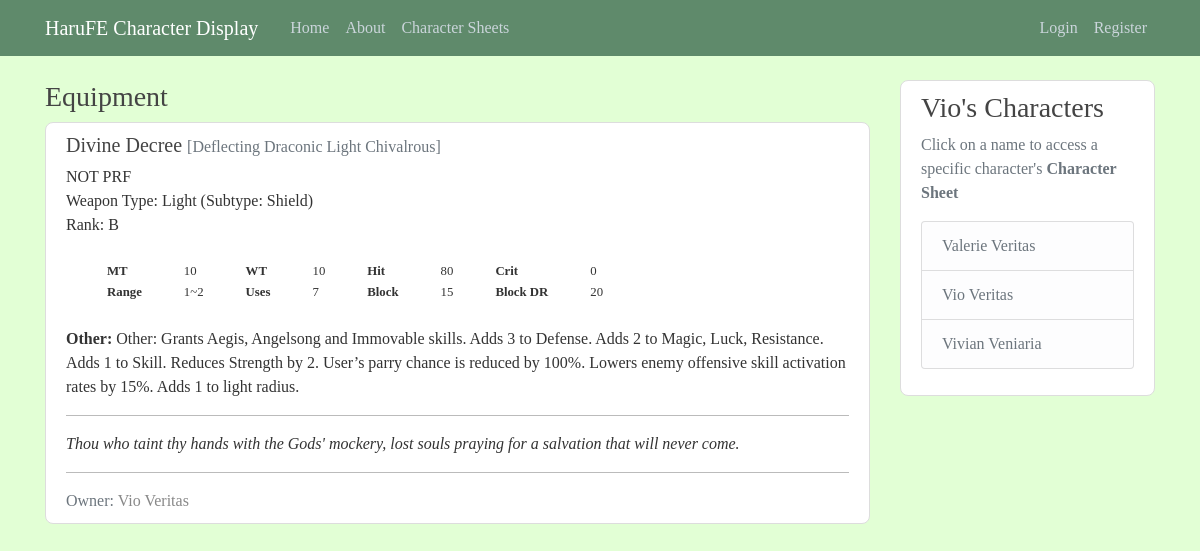
The page /charsheet/equipment/2/ on the database its author committed.
### charsheet/models.py (models this page shows, shortened)
class Equipment(models.Model):
	TYPES = [
		('SW', 'Sword'),
		('LA', 'Lance'),
		('AX', 'Axe'),
		('BO', 'Bow'),
		('FI', 'Fire'),
		('TH', 'Thunder'),
		('WI', 'Wind'),
		('LI', 'Light'),
		('DA', 'Dark'),
		('ST', 'Staff'),
		('DS', 'Dragonstone'),
		('DG', 'Dagger'),
		('TO', 'Tool'),
		('OH', 'Offhand'),
		('SH', 'Shield'),
		('CH', 'Charm'),
		('RI', 'Ring'),
		('EQ', 'Equipment'),
		('NO', 'None'),
	]
	RANKS = [
		('S', 'S'),
		('A', 'A'),
		('B', 'B'),
		('C', 'C'),
		('D', 'D'),
		('E', 'E'),
	]
	rp_name = models.CharField(max_length = 64)
	bot_name = models.CharField(max_length = 128)
	prf = models.BooleanField(default=False)
	weapon_type = models.CharField(max_length=2, choices=TYPES)
	subtype = models.CharField(max_length=2, choices=TYPES)
	rank = models.CharField(max_length=1, choices=RANKS)
	might = models.IntegerField(default = -256)
	weight = models.IntegerField(default = -256)
	hit = models.IntegerField(default = -256)
	crit = models.IntegerField(default = -256)
	rng_min = models.IntegerField(default = 0)
	rng_max = models.IntegerField(default = 0)
	uses = models.PositiveIntegerField(default = 0)
	block = models.IntegerField(default = -256)
	block_dr = models.IntegerField(default = -256)
	other = models.TextField(blank=True, default='')
	epithet = models.TextField(blank=True, default='')
	owner = models.ForeignKey(CharacterSheet, on_delete=models.CASCADE)

class CharacterSheet(models.Model):
	STATS = [
		('HP', 'HP'),
        ('STR', 'STRENGTH'),
        ('MAG', 'MAGIC'),
        ('SKL', 'SKILL'),
        ('SPD', 'SPEED'),
        ('LCK', 'LUCK'),
        ('DEF', 'DEFENSE'),
        ('RES', 'RESISTANCE'),
        ('CON', 'CONSTITUTION'),
	]
	AFFINITIES = [
		('FI', 'FIRE'),
    	('WA', 'WATER'),
    	('EA', 'EARTH'),
    	('WI', 'WIND'),
    	('TH', 'THUNDER'),
    	('IC', 'ICE'),
    	('LI', 'LIGHT'),
    	('DA', 'DARK'),
    	('VO', 'VOID'),
    ]
	name = models.CharField(max_length = 32)
	level = models.IntegerField()
	origin = models.CharField(max_length = 32)
	affinity = models.CharField(max_length=2, choices=AFFINITIES)
	boon = models.CharField(max_length=3, choices=STATS)
	bane = models.CharField(max_length=3, choices=STATS)
	date_created = models.DateField(default=timezone.now)
	role = models.ForeignKey(Role, on_delete=models.CASCADE)
	user = models.ForeignKey(User, related_name="User", null=True, on_delete=models.CASCADE)

### charsheet/views.py (the view)
# urls.py: path('equipment/<int:pk>/', EquipmentDetailView.as_view(), name='equipment-detail'),
class EquipmentDetailView(DetailView):
	model = Equipment

### blog/context_processors.py (called while the page is built)
def message_processor(request):
	return {
		'character_sheets': CharSheetModel.objects.all().order_by('name')
	}

### charsheet/templates/charsheet/equipment_detail.html
{% extends "blog/base.html" %}
{% block content %}
	<h3>Equipment</h3>
	<article class="media content-section NULL">
		<div>
			<h5>{{ object.rp_name }} <small class="text-muted">[{{ object.bot_name }}]</small></h5>
			{% if object.prf %}
				<div>PRF Weapon</div>
			{% else %}
				<div>NOT PRF</div>
			{% endif %}
			<div>Weapon Type: {{ object.get_weapon_type_display }} (Subtype: {{ object.get_subtype_display }})</div>
			<div>Rank: {{ object.rank }}</div>
			<br>
			<table class="weapon-stats">
				<tr>
					<th class="stat weapon-stats">MT</th>
					{% if object.might == -256 %}
						<td class="stat weapon-stats">--</td>
					{% else %}
						<td class="stat weapon-stats">{{ object.might }}</td>
					{% endif %}
					<th class="stat weapon-stats">WT</th>
					{% if object.weight == -256 %}
						<td class="stat weapon-stats">--</td>
					{% else %}
						<td class="stat weapon-stats">{{ object.weight }}</td>
					{% endif %}
					<th class="stat weapon-stats">Hit</th>
					{% if object.hit == -256 %}
						<td class="stat weapon-stats">--</td>
					{% else %}
						<td class="stat weapon-stats">{{ object.hit }}</td>
					{% endif %}
					<th class="stat weapon-stats">Crit</th>
					{% if object.crit == -256 %}
						<td class="stat weapon-stats">--</td>
					{% else %}
						<td class="stat weapon-stats">{{ object.crit }}</td>
					{% endif %}
				</tr>
				<tr>
					<th class="stat weapon-stats">Range</th>
					<td class="stat weapon-stats">{{ object.rng_min }}~{{ object.rng_max }}</td>
					<th class="stat weapon-stats">Uses</th>
					{% if object.uses == 0 %}
						<td class="stat weapon-stats">--</td>
					{% else %}
						<td class="stat weapon-stats">{{ object.uses }}</td>
					{% endif %}
					<th class="stat weapon-stats">Block</th>
					{% if object.block == -256 %}
						<td class="stat weapon-stats">--</td>
					{% else %}
						<td class="stat weapon-stats">{{ object.block }}</td>
					{% endif %}
					<th class="stat weapon-stats">Block DR</th>
					{% if object.block_dr == -256 %}
						<td class="stat weapon-stats">--</td>
					{% else %}
						<td class="stat weapon-stats">{{ object.block_dr }}</td>
					{% endif %}
				</tr>
			</table>
			<br>
			<p><strong>Other:</strong> {{ object.other }}</p>
			<hr class="solid">
			{% if not object.epithet == "" %}
				<p><i>{{ object.epithet }}</i></p>
				<hr class="solid">
			{% endif %}
			<div class="text-muted">Owner: <a class="equipment_names" href="{% url 'character-sheet-detail' object.owner.id %}">{{ object.owner.name }}</a></div>
		</div>
	</article>
{% endblock content %}

### blog/templates/blog/base.html (shortened to what this page needs)
{% load static %}
<!DOCTYPE html>
<html>
<head>
    <link rel="stylesheet" href="https://maxcdn.bootstrapcdn.com/bootstrap/4.0.0/css/bootstrap.min.css">
    <link rel="stylesheet" type="text/css" href="{% static 'blog/style/main.css' %}">
</head>
<body>
	<header class="site-header">
  		<nav class="navbar navbar-expand-md navbar-dark bg-steel fixed-top">
    		<div class="container">
      			<a class="navbar-brand mr-4" href="{% url 'blog-home' %}">HaruFE Character Display</a>
      			<div class="collapse navbar-collapse" id="navbarToggle">
        			<div class="navbar-nav mr-auto">
          				<a class="nav-item nav-link" href="{% url 'blog-home' %}">Home</a>
          				<a class="nav-item nav-link" href="{% url 'blog-about' %}">About</a>
          				<a class="nav-item nav-link" href="{% url 'character-sheet' %}">Character Sheets</a>
        			</div>
			        <div class="navbar-nav">
			        	{% if user.is_authenticated %}
			        		<a class="nav-item nav-link" href="{% url 'post-create' %}">New Post</a>
			        		<a class="nav-item nav-link" href="{% url 'character-sheet-create' %}">New Character</a>
			        		<a class="nav-item nav-link" href="{% url 'profile' %}">Profile</a>
			        		<a class="nav-item nav-link" href="{% url 'logout' %}">Logout</a>
			        	{% else %}
			        		<a class="nav-item nav-link" href="{% url 'login' %}">Login</a>
			          		<a class="nav-item nav-link" href="{% url 'register' %}">Register</a>
			        	{% endif %}
        			</div>
      			</div>
    		</div>
  		</nav>
	</header>
	<main role="main" class="container">
		<div class="row">
			<div class="col-md-9">
				{% block content %}{% endblock %}
			</div>
			<div class="col-md-3">
				<div class="content-section NULL">
					<h3>Vio's Characters</h3>
					<p class='text-muted'>Click on a name to access a specific character's <strong>Character Sheet</strong>
						<ul class="list-group">
							{% for character in character_sheets %}
								<li class="list-group-item list-group-item-light"><a class="sidebar_link" href="{% url 'character-sheet-detail' character.id %}">{{ character.name }}</a></li>
							{% endfor %}
						</ul>
					</p>
				</div>
			</div>
		</div>
	</main>
</body>
</html>

### blog/static/blog/style/main.css (style rules this page uses)
body { background: #E2FFD5; color: #333333; margin-top: 5rem; font-family: "Garamond", Georgia, serif; }
h1, h2, h3, h4, h5, h6 { color: #444444; }
ul { margin: 0; }
table.weapon-stats { border-collapse: separate; border-spacing: 40px 0; }
.bg-steel { background-color: #5F8A6B; }
.site-header .navbar-nav .nav-link { color: #cbd5db; }
.content-section { padding: 10px 20px; border: 1px solid #dddddd; border-radius: 8px; margin-bottom: 20px; }
.char_names, .equipment_names { color: #888888; }
hr.solid { border-top: 1px solid #bbb; }
.sidebar_link { color: #6C757D; }
.stat { font-size: 0.8rem; }
.NULL { background: #FFFFFF; }

### rows shown on the page
Equipment: rp_name "Divine Decree", bot_name "Deflecting Draconic Light Chivalrous", weapon_type "Light", subtype "Shield", rank "B", might "10", weight "10", hit "80", crit "0", rng_min "1", rng_max "2", uses "7", block "15", block_dr "20", other "Other: Grants Aegis, Angelsong and Immovable skills. Adds 3 to Defense. Adds 2 to Magic, Luck, Resistance. Adds 1 to Skill. Reduces Strength by 2. User’s parry chance is reduced by 100%. Lowers enemy offensive skill activation rates by 15%. Adds 1 to light radius.", epithet "Thou who taint thy hands with the Gods' mockery, lost souls praying for a salvation that will never come.", owner.name "Vio Veritas"
CharacterSheet: name "Valerie Veritas"
CharacterSheet: name "Vio Veritas"
CharacterSheet: name "Vivian Veniaria"
